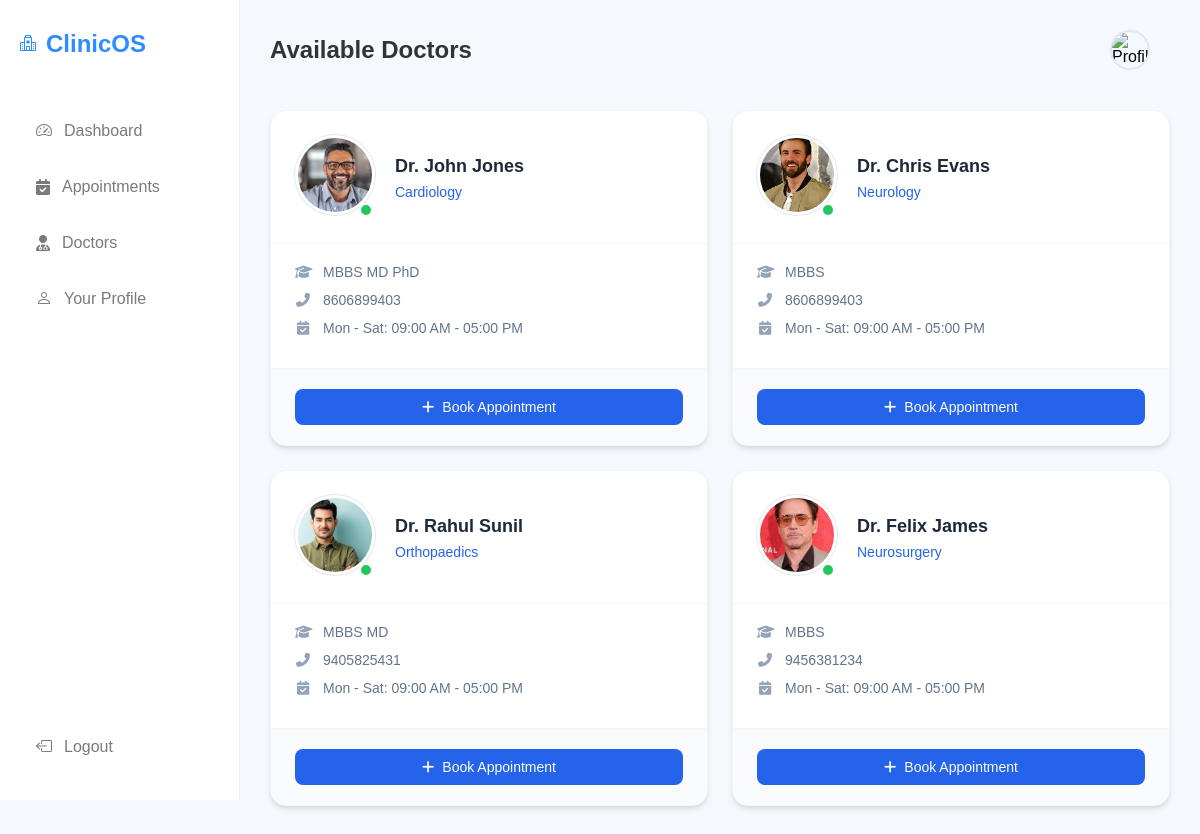
Page /patient/doctors/ on the committed database.
### managementsystem/models.py (models this page shows, shortened)
class Doctor(models.Model):
    user = models.OneToOneField(CustomUser,on_delete=models.CASCADE)
    phone = models.CharField(max_length=15, blank=True, null=True)
    department = models.CharField(max_length=100)
    education = models.TextField(default='MBBS')
    photo = models.ImageField(upload_to='doctors',default='default/default.png')

class CustomUser(AbstractUser):
    ROLE_CHOICES = (
        ('admin', 'Admin'),
        ('doctor', 'Doctor'),
        ('patient', 'Patient'),
    )
    role = models.CharField(max_length=20, choices=ROLE_CHOICES,default='patient')

### managementsystem/views/patient_views.py (the view)
# urls.py: path('patient/doctors/',patient_doctor_list),
def patient_doctor_list(request):
    doctors = Doctor.objects.all()
    return render(request,'patient/doctor_list.html',{'doctors':doctors})

### managementsystem/templates/patient/doctor_list.html (shortened to what this page needs)
{% extends 'patient/base.html' %}
{% load static %}
{% block profile %}
<div class="profile">
    <img src="{{ request.user.patient.photo.url }}" alt="Profile" style="width:40px; height:40px; border-radius:50%; object-fit: cover; border: 2px solid #e2e8f0;">
</div>
{% endblock %}
{% block header %}Available Doctors{% endblock %}
{% block content %}
<div class="doctor-list">
    {% for i in doctors %}
        <div class="doctor-card">
            <div class="card-header">
                <div class="doctor-photo-wrapper">
                    {% if i.photo %}
                        <img src="{{ i.photo.url }}" class="doctor-photo" alt="Dr. {{ i.user.first_name }} {{ i.user.last_name }}">
                    {% else %}
                        <img src="{% static 'images/default-doctor.png' %}" class="doctor-photo" alt="Default Doctor">
                    {% endif %}
                    <div class="status-badge" title="Available"></div>
                </div>
                <div class="doctor-basics">
                    <h3>Dr. {{ i.user.get_full_name}}</h3>
                    <span class="specialty">{{ i.department }}</span>
                </div>
            </div>
            <div class="card-body">
                <div class="info-item">
                    <i class="fas fa-graduation-cap"></i>
                    <span>{{ i.education }}</span>
                </div>
                {% if i.phone %}
                <div class="info-item">
                    <i class="fas fa-phone-alt"></i>
                    <span>{{ i.phone }}</span>
                </div>
                {% endif %}
                <div class="info-item">
                    <i class="fas fa-calendar-check"></i>
                    <span>Mon - Sat: 09:00 AM - 05:00 PM</span>
                </div>
            </div>
            <div class="card-footer">
                <a href="{% url 'book_appointment' %}" class="btn-book">
                    <i class="fas fa-plus"></i>
                    Book Appointment
                </a>
            </div>
        </div>
    {% empty %}
        <div class="empty-state">
            <i class="fas fa-user-md"></i>
            <p>No doctors are currently available in this department.</p>
        </div>
    {% endfor %}
</div>
{% endblock %}

### managementsystem/static/css/home.css (style rules this page uses)
* { margin:0; padding:0; box-sizing:border-box; font-family:Arial, Helvetica, sans-serif; }
body { background:#f5f8fd; }
.profile { display:flex; align-items:center; gap:12px; }
.profile img { width:45px; height:45px; border-radius:50%; }
.card-header { display:flex; justify-content:space-between; align-items:center; margin-bottom:25px; gap: 15px; }

### managementsystem/templates/patient/doctor_list.html (style rules this page uses)
:root { --primary: #2563eb; --primary-hover: #1d4ed8; --bg-body: #f8fafc; --text-main: #1e293b; --text-muted: #64748b; --card-shadow: 0 4px 6px -1px rgba(0, 0, 0, 0.1), 0 2px 4px -1px rgba(0, 0, 0, 0.06); --card-shadow-hover: 0 10px 15px -3px rgba(0, 0, 0, 0.1), 0 4px 6px -2px rgba(0, 0, 0, 0.05); }
.doctor-list { display: grid; grid-template-columns: repeat(auto-fill, minmax(320px, 1fr)); gap: 24px; padding: 10px 0; }
.doctor-card { background: #ffffff; border-radius: 16px; overflow: hidden; transition: transform 0.2s, box-shadow 0.2s; box-shadow: var(--card-shadow); border: 1px solid #f1f5f9; display: flex; flex-direction: column; }
.doctor-card .card-header { padding: 24px; display: flex; gap: 20px; align-items: center; border-bottom: 1px solid #f1f5f9; margin-bottom: 0; background: none; justify-content: flex-start; }
.doctor-photo-wrapper { position: relative; flex-shrink: 0; }
.doctor-photo { width: 80px; height: 80px; border-radius: 50%; object-fit: cover; background: #f1f5f9; border: 3px solid #fff; box-shadow: 0 0 0 1px #e2e8f0; }
.status-badge { position: absolute; bottom: 2px; right: 2px; width: 14px; height: 14px; background: #22c55e; border: 2px solid #fff; border-radius: 50%; }
.doctor-basics h3 { margin: 0; color: var(--text-main); font-size: 1.125rem; font-weight: 600; line-height: 1.4; }
.specialty { color: var(--primary); font-weight: 500; font-size: 0.875rem; margin-top: 4px; display: block; }
.doctor-card .card-body { padding: 20px 24px; flex-grow: 1; }
.info-item { display: flex; align-items: center; gap: 12px; margin-bottom: 12px; color: var(--text-muted); font-size: 0.875rem; }
.info-item i { color: #94a3b8; width: 16px; text-align: center; }
.doctor-card .card-footer { padding: 20px 24px; background: #f8fafc; border-top: 1px solid #f1f5f9; }
.btn-book { display: flex; align-items: center; justify-content: center; gap: 8px; width: 100%; background: var(--primary); color: white; text-decoration: none; padding: 10px; border-radius: 8px; font-weight: 500; font-size: 0.875rem; transition: background 0.2s; }

### managementsystem/templates/patient/base.html (style rules this page uses)
.profile { display:flex; align-items:center; gap:12px; flex-shrink: 0; }

### rows in the picture
Doctor: photo (picture), user.get_full_name "John Jones", department "Cardiology", education "MBBS MD PhD", phone "8606899403"
Doctor: photo (picture), user.get_full_name "Chris Evans", department "Neurology", education "MBBS", phone "8606899403"
Doctor: photo (picture), user.get_full_name "Rahul Sunil", department "Orthopaedics", education "MBBS MD", phone "9405825431"
Doctor: photo (picture), user.get_full_name "Felix James", department "Neurosurgery", education "MBBS", phone "9456381234"
